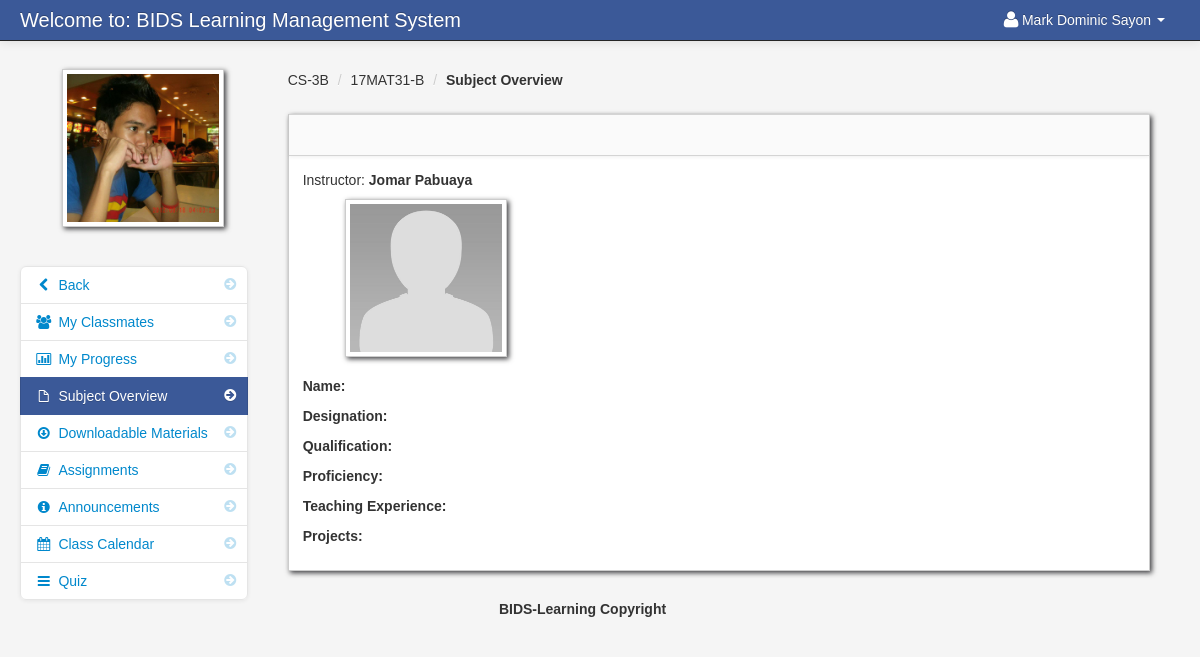
Page /subject_overview_student.php?id=196 (signed in) on the earlier database version.
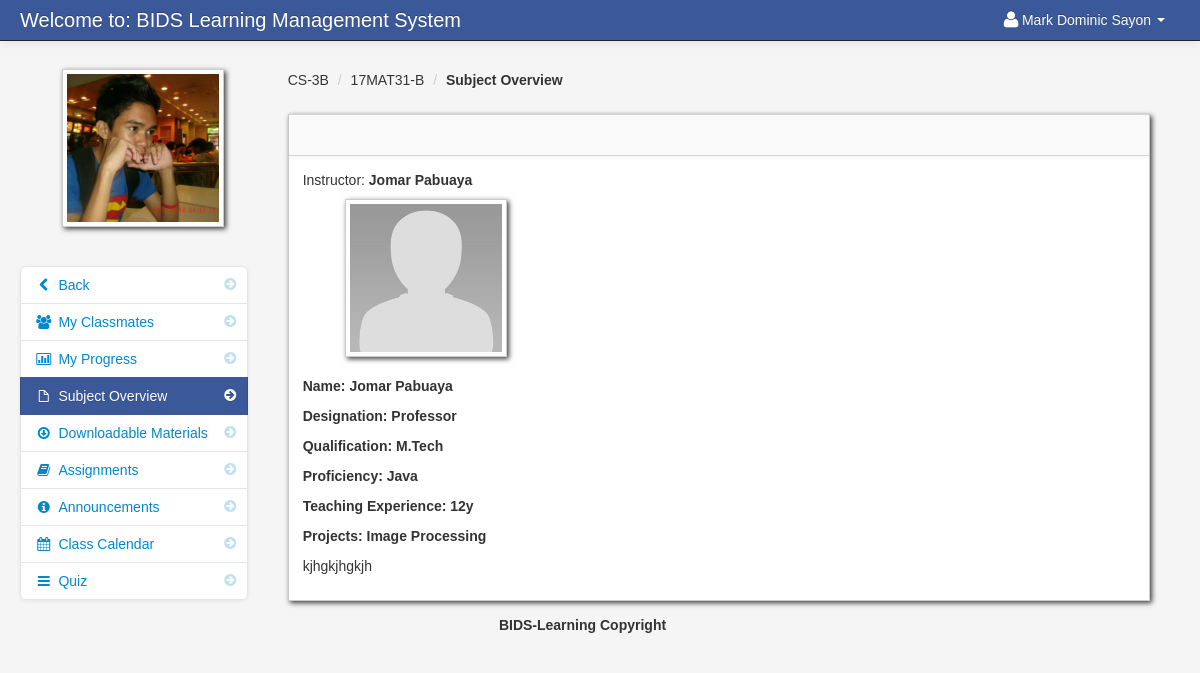
Same page on the later database version.
### tables this page shows
CREATE TABLE `student` (
  `student_id` int(11) NOT NULL,
  `firstname` varchar(100) NOT NULL,
  `lastname` varchar(100) NOT NULL,
  `dob` int(25) NOT NULL,
  `class_id` int(11) NOT NULL,
  `username` varchar(100) NOT NULL,
  `password` varchar(100) NOT NULL,
  `location` varchar(100) NOT NULL,
  `status` varchar(100) NOT NULL,
  `per_no` varchar(25) NOT NULL,
  `gua_no` varchar(25) NOT NULL
);

CREATE TABLE `teacher_class` (
  `teacher_class_id` int(11) NOT NULL,
  `teacher_id` int(11) NOT NULL,
  `class_id` int(11) NOT NULL,
  `subject_id` int(11) NOT NULL,
  `thumbnails` varchar(100) NOT NULL,
  `school_year` varchar(100) NOT NULL,
  `department_id` int(20) NOT NULL
);

CREATE TABLE `class` (
  `class_id` int(11) NOT NULL,
  `class_name` varchar(100) NOT NULL,
  `did` int(20) NOT NULL
);

CREATE TABLE `subject` (
  `subject_id` int(11) NOT NULL,
  `subject_code` varchar(100) NOT NULL,
  `subject_title` varchar(100) NOT NULL,
  `category` varchar(100) NOT NULL,
  `description` longtext NOT NULL,
  `unit` int(11) NOT NULL,
  `Pre_req` varchar(100) NOT NULL,
  `semester` varchar(100) NOT NULL,
  `cid` int(20) NOT NULL
);

CREATE TABLE `teacher` (
  `teacher_id` int(11) NOT NULL,
  `username` varchar(100) NOT NULL,
  `password` varchar(200) NOT NULL,
  `firstname` varchar(100) NOT NULL,
  `lastname` varchar(100) NOT NULL,
  `department_id` int(11) NOT NULL,
  `location` varchar(200) NOT NULL,
  `about` varchar(500) NOT NULL,
  `teacher_status` varchar(20) NOT NULL,
  `teacher_stat` varchar(100) NOT NULL
);

CREATE TABLE `edit_profile` (
  `profile_id` int(20) NOT NULL,
  `name` varchar(250) NOT NULL,
  `designation` varchar(250) NOT NULL,
  `proficiency` varchar(250) NOT NULL,
  `teaching_exp` varchar(250) NOT NULL,
  `project` varchar(250) NOT NULL,
  `qualification` varchar(250) NOT NULL,
  `publication` varchar(250) NOT NULL,
  `image` varchar(255) NOT NULL,
  `teacher_id` int(20) NOT NULL
);

CREATE TABLE `class_subject_overview` (
  `class_subject_overview_id` int(11) NOT NULL,
  `teacher_class_id` int(11) NOT NULL,
  `content` varchar(10000) NOT NULL
);

### session.php (called while the page is built, shortened)
<?php
$session_id=$_SESSION['id'];
?>

### subject_overview_student.php (the view, shortened to what this page needs)
<?php include('header_dashboard.php'); ?>
<?php include('session.php'); ?>
<?php $get_id = $_GET['id']; ?>
    <body>
		<?php include('navbar_student.php'); ?>
        <div class="container-fluid">
            <div class="row-fluid">
				<?php include('subject_overview_link_student.php'); ?>
                <div class="span9" id="content">
                     <div class="row-fluid">
										<?php $class_query = mysqli_query($conn,"select * from teacher_class
										LEFT JOIN class ON class.class_id = teacher_class.class_id
										LEFT JOIN subject ON subject.subject_id = teacher_class.subject_id
										where teacher_class_id = '$get_id'")or die(mysqli_error());
										$class_row = mysqli_fetch_array($class_query);
										?>
					     <ul class="breadcrumb">
							<li><a href="#"><?php echo $class_row['class_name']; ?></a> <span class="divider">/</span></li>
							<li><a href="#"><?php echo $class_row['subject_code']; ?></a> <span class="divider">/</span></li>
							<li><a href="#"><b>Subject Overview</b></a></li>
						</ul>
                        <div id="block_bg" class="block">
                            <div class="navbar navbar-inner block-header">
                            </div>
                            <div class="block-content collapse in">
                                <div class="span12">
  											<?php $query = mysqli_query($conn,"select * from teacher_class
										LEFT JOIN class ON class.class_id = teacher_class.class_id
										LEFT JOIN subject ON subject.subject_id = teacher_class.subject_id
										LEFT JOIN teacher ON teacher.teacher_id = teacher_class.teacher_id
										where teacher_class_id = '$get_id'")or die(mysqli_error());
										$row = mysqli_fetch_array($query);
										?>
										Instructor: <strong><?php echo $row['firstname']; ?> <?php echo $row['lastname']; ?></strong>
															<br>
															<img id="avatar" class="img-polaroid" src="admin/<?php echo $row['location']; ?>" width>
											<?php
												$teacher_id = $row['teacher_id'];
												$query= mysqli_query($conn, "select * from edit_profile where teacher_id=$teacher_id") or die(mysqli_error());
												$row = mysqli_fetch_array($query);
											?>
									<div class="info">
										<div><h5>Name: <?php echo $row['name']; ?></h5></div>
	  									<div><h5>Designation: <?php echo $row['designation']; ?></h5></div>
	  									<div><h5>Qualification: <?php echo $row['qualification']; ?></h5></div>
	  									<div><h5>Proficiency: <?php echo $row['proficiency']; ?></h5></div>
	  									<div><h5>Teaching Experience: <?php echo $row['teaching_exp']; ?></h5></div>
	  									<div><h5>Projects: <?php echo $row['project']; ?></h5></div>
									</div>
										<?php $query = mysqli_query($conn,"select * from teacher_class
											LEFT JOIN class_subject_overview ON class_subject_overview.teacher_class_id = teacher_class.teacher_class_id
											where class_subject_overview.teacher_class_id = '$get_id'")or die(mysqli_error());
											$row_subject = mysqli_fetch_array($query); ?>
										<?php echo $row_subject['content']; ?>
                                </div>
                            </div>
                        </div>
                    </div>
                </div>
            </div>
		<?php include('footer.php'); ?>
        </div>
		<?php include('script.php'); ?>
    </body>
</html>

### header_dashboard.php (shortened to what this page needs)
<!DOCTYPE html>
<html class="no-js">
    <head>
        <link href="admin/bootstrap/css/bootstrap.min.css" rel="stylesheet" media="screen">
        <link href="admin/bootstrap/css/bootstrap-responsive.min.css" rel="stylesheet" media="screen">
        <link href="admin/bootstrap/css/font-awesome.css" rel="stylesheet" media="screen">
        <link href="admin/bootstrap/css/my_style.css" rel="stylesheet" media="screen">
        <link href="admin/bootstrap/css/print.css" rel="stylesheet" media="print">
        <link href="admin/vendors/easypiechart/jquery.easy-pie-chart.css" rel="stylesheet" media="screen">
        <link href="admin/assets/styles.css" rel="stylesheet" media="screen">
		<link href="admin/vendors/fullcalendar/fullcalendar.css" rel="stylesheet" media="screen">
		<link href="admin/assets/DT_bootstrap.css" rel="stylesheet" media="screen">
		<link href="admin/vendors/jGrowl/jquery.jgrowl.css" rel="stylesheet" media="screen">
		<link rel="stylesheet" type="text/css" href="admin/vendors/bootstrap-wysihtml5/src/bootstrap-wysihtml5.css"></link>
		<link href="admin/vendors/jGrowl/jquery.jgrowl.css" rel="stylesheet" media="screen">
    </head>

### navbar_student.php (shortened to what this page needs)
<div class="navbar navbar-fixed-top navbar-inverse">
        <div class="navbar-inner">
            <div class="container-fluid">
                <a class="brand" href="#">Welcome to: BIDS Learning Management System</a>
					<div class="nav-collapse collapse">
						<ul class="nav pull-right">
							<?php $query= mysqli_query($conn,"select * from student where student_id = '$session_id'")or die(mysqli_error());
									$row = mysqli_fetch_array($query);
							?>
							<li class="dropdown">
								<a href="#" role="button" class="dropdown-toggle" data-toggle="dropdown"> <i class="icon-user icon-large"></i><?php echo $row['firstname']." ".$row['lastname'];  ?> <i class="caret"></i></a>
							</li>
						</ul>
					</div>
            </div>
        </div>
</div>

### subject_overview_link_student.php (shortened to what this page needs)
<div class="span3" id="sidebar">
	<img id="avatar" src="admin/<?php echo $row['location']; ?>" class="img-polaroid">
		<ul class="nav nav-list bs-docs-sidenav nav-collapse collapse">
				<li class=""><a href="dashboard_student.php"><i class="icon-chevron-right"></i><i class="icon-chevron-left"></i>&nbsp;Back</a></li>
				<li class=""><a href="my_classmates.php<?php echo '?id='.$get_id; ?>"><i class="icon-chevron-right"></i><i class="icon-group"></i>&nbsp;My Classmates</a></li>
				<li class=""><a href="progress.php<?php echo '?id='.$get_id; ?>"><i class="icon-chevron-right"></i><i class="icon-bar-chart"></i>&nbsp;My Progress</a></li>
				<li class="active"><a href="subject_overview_student.php<?php echo '?id='.$get_id; ?>"><i class="icon-chevron-right"></i><i class="icon-file"></i>&nbsp;Subject Overview</a></li>
				<li class=""><a href="downloadable_student.php<?php echo '?id='.$get_id; ?>"><i class="icon-chevron-right"></i><i class="icon-download"></i>&nbsp;Downloadable Materials</a></li>
				<li class=""><a href="assignment_student.php<?php echo '?id='.$get_id; ?>"><i class="icon-chevron-right"></i><i class="icon-book"></i>&nbsp;Assignments</a></li>
				<li class=""><a href="announcements_student.php<?php echo '?id='.$get_id; ?>"><i class="icon-chevron-right"></i><i class="icon-info-sign"></i>&nbsp;Announcements</a></li>
				<li class=""><a href="class_calendar_student.php<?php echo '?id='.$get_id; ?>"><i class="icon-chevron-right"></i><i class="icon-calendar"></i>&nbsp;Class Calendar</a></li>
				<li class=""><a href="student_quiz_list.php<?php echo '?id='.$get_id; ?>"><i class="icon-chevron-right"></i><i class="icon-reorder"></i>&nbsp;Quiz</a></li>
		</ul>
</div>

### footer.php
<center>
		<footer>
		<p>BIDS-Learning Copyright </p>
		</footer>
</center>

### script.php (shortened to what this page needs)
	<link href="admin/vendors/datepicker.css" rel="stylesheet" media="screen">
	<link href="admin/vendors/uniform.default.css" rel="stylesheet" media="screen">
	<link href="admin/vendors/chosen.min.css" rel="stylesheet" media="screen">
<link rel="stylesheet" type="text/css" href="admin/assets//style.css" />
	<link href="admin/vendors/datepicker.css" rel="stylesheet" media="screen">

### admin/assets/styles.css (style rules this page uses)
body { padding-top: 60px; padding-bottom: 40px; background-color: #f5f5f5; }
#content { margin-left:0px; }
.breadcrumb { margin: 0 0 0px; padding: 10px 0px; background-color: transparent; }
.block { background: url("../images/pixel-60fff.png") repeat scroll 0 0 rgba(0, 0, 0, 0) !important; border: 1px solid #ccc; background: white; margin: 1em 0em; border-top: none; -webkit-box-shadow: 2px 2px 5px rgba(0, 0, 6, 0.75); -moz-box-shadow: 2px 2px 5px rgba(0, 0, 6, 0.75); box-shadow: 2px 2px 5px rgba(0, 0, 6, 0.75); }
.block-content { margin: 1em; min-height: .25em; }
.block-header { margin-bottom: 0px; border-right: none; border-left: none; -webkit-border-radius: 0px; -moz-border-radius: 0px; border-radius: 0px; }
.bs-docs-sidenav { max-width: 228px; margin: 30px 0 0; padding: 0; background-color: #fff; -webkit-border-radius: 6px; -moz-border-radius: 6px; border-radius: 6px; -webkit-box-shadow: 0 1px 4px rgba(0,0,0,.065); -moz-box-shadow: 0 1px 4px rgba(0,0,0,.065); box-shadow: 0 1px 4px rgba(0,0,0,.065); }
.bs-docs-sidenav > li > a { display: block; width: 190px \9; margin: 0 0 -1px; padding: 8px 14px; border: 1px solid #e5e5e5; }
.bs-docs-sidenav > li:first-child > a { -webkit-border-radius: 6px 6px 0 0; -moz-border-radius: 6px 6px 0 0; border-radius: 6px 6px 0 0; }
.bs-docs-sidenav > li:last-child > a { -webkit-border-radius: 0 0 6px 6px; -moz-border-radius: 0 0 6px 6px; border-radius: 0 0 6px 6px; }
.bs-docs-sidenav > .active > a { position: relative; z-index: 2; padding: 9px 15px; border: 0; text-shadow: 0 1px 0 rgba(0,0,0,.15); -webkit-box-shadow: inset 1px 0 0 rgba(0,0,0,.1), inset -1px 0 0 rgba(0,0,0,.1); -moz-box-shadow: inset 1px 0 0 rgba(0,0,0,.1), inset -1px 0 0 rgba(0,0,0,.1); box-shadow: inset 1px 0 0 rgba(0,0,0,.1), inset -1px 0 0 rgba(0,0,0,.1); }
.bs-docs-sidenav .icon-chevron-right { float: right; margin-top: 2px; margin-right: -6px; opacity: .25; }
.bs-docs-sidenav .active .icon-chevron-right, .bs-docs-sidenav .active a:hover .icon-chevron-right { opacity: 1; }

Differences in the rows shown:
added edit_profile: name "Jomar Pabuaya", designation "Professor", qualification "M.Tech", proficiency "Java", teaching_exp "12y", project "Image Processing"
added class_subject_overview: content "kjhgkjhgkjh"
